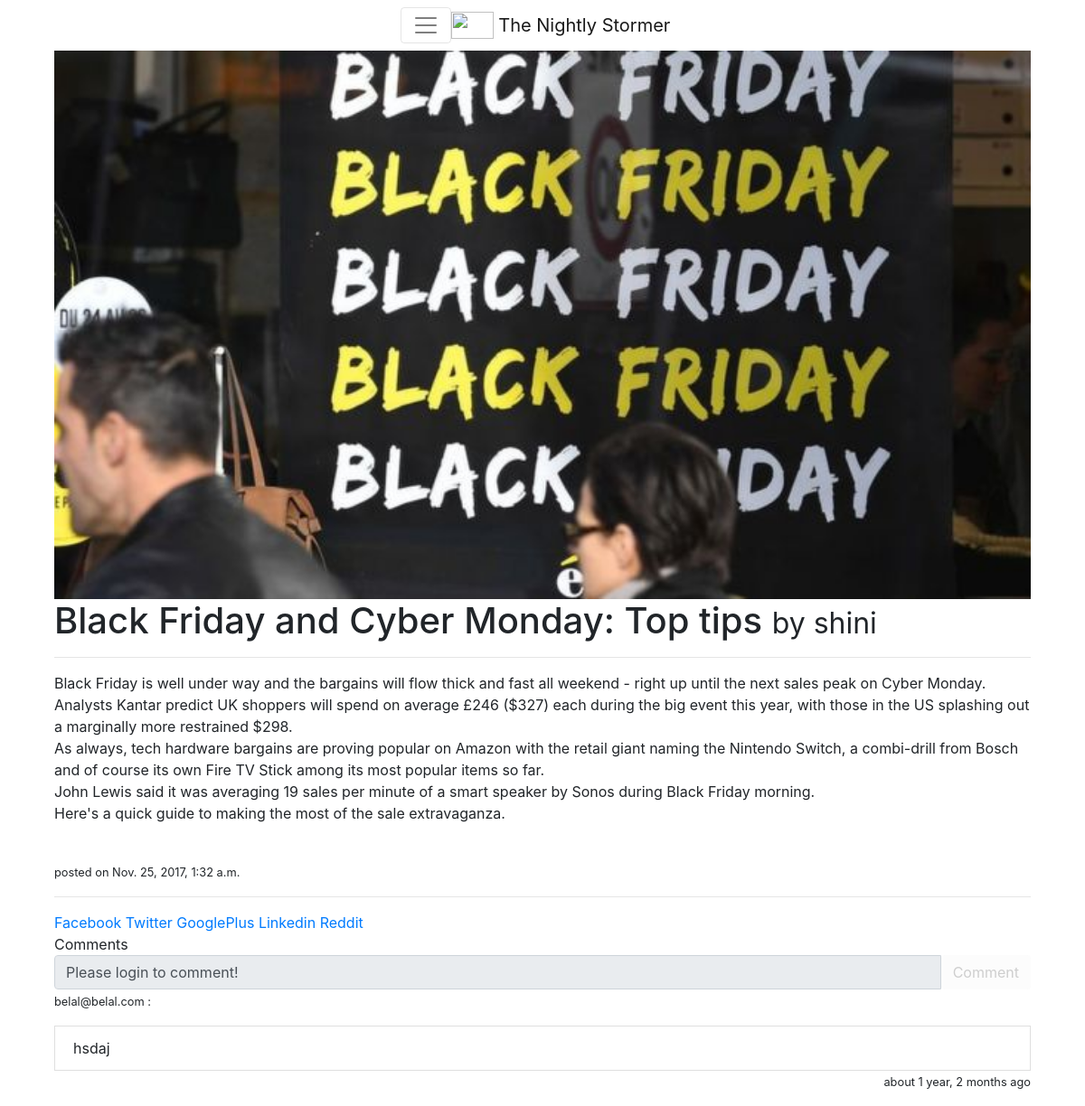
/1/, run on the app's committed database.
### articles/models.py (models this page shows, shortened)
class Article(models.Model):
    GENRE_CHOICES = (
        ('TE', 'Technology'),
        ('SC', 'Science'),
        ('HE', 'Health'),
        ('ED', 'Education'),
        ('EN', 'Entertainment'),
        ('SP', 'Sports'),
        ('BU', 'Business'),
        ('UK', 'General'),
    )
    articleid = models.AutoField(primary_key=True)
    image = models.FileField(null=True, blank=True)
    title = models.CharField(max_length=64)
    content = models.TextField()
    user = models.ForeignKey(settings.AUTH_USER_MODEL, default=1)
    author = models.CharField(max_length=64)
    postTime = models.DateTimeField(auto_now_add=True)
    genre = models.CharField(max_length=2, choices=GENRE_CHOICES, default='UK')
    likes = models.ManyToManyField(settings.AUTH_USER_MODEL, blank=True, related_name='post_likes')
    dislikes = models.ManyToManyField(settings.AUTH_USER_MODEL, blank=True, related_name='post_dislikes')
    class Meta:
        ordering = ["-postTime"]

### comments/models.py (models this page shows, shortened)
class Comment(models.Model):
    article = models.ForeignKey(Article, on_delete=models.PROTECT)
    user = models.ForeignKey(settings.AUTH_USER_MODEL, default=1)
    comment = models.TextField(null=True)
    dateTime = models.DateTimeField(auto_now_add=True)

### accounts/models.py (models this page shows, shortened)
class User(AbstractBaseUser, PermissionsMixin):
    email = models.EmailField(_('email'), unique=True)
    name = models.CharField(_('name'), max_length=32, blank=False)
    date_joined = models.DateTimeField(_('date joined'), auto_now_add=True)
    is_active = models.BooleanField(_('active'), default=True)
    is_staff = models.BooleanField(default=False)
    phoneNum = models.CharField(max_length=11, blank=False)
    objects = UserManager()
    USERNAME_FIELD = 'email'
    REQUIRED_FIELDS = ['name', 'phoneNum', ]
    class Meta:
        verbose_name = _('user')
        verbose_name_plural = _('users')

### articles/views.py (the view)
# urls.py: url(r'^(?P<id>\d+)/$', views.article_detail, name='detail'),
@ensure_csrf_cookie
def article_detail(request, id):
    instance = get_object_or_404(Article, articleid=id)
    comment_instance = Comment.objects.filter(article=id)
    share_string = parse.quote_plus(instance.title)
    context = { "title" : "Detail", "instance" : instance, "share_string" : share_string,  "comments" : comment_instance, }
    return render(request, "article_detail.html", context)

### templates/article_detail.html (shortened to what this page needs)
<!DOCTYPE html>
<html lang="en">
{% extends "base.html" %}
{% block content %}
<div class="container-fluid">
    {% if instance.image %}
    <img src="{{ instance.image.url }}" class="img-responsive" style="display: block; width: 100%; margin: 0 auto;"/>
    {% else %}
    <img src="https://orig00.deviantart.net/5dbd/f/2016/285/7/8/pepe_the_frog___minimalist_by_anoanidude-dakrmth.jpg" class="img-responsive" style="display: block; width: 100%; margin: 0 auto;"/>
    {% endif %}
    <h1>{{ instance.title}} <small>by {{ instance.author }}</small></h1><hr>
    {{ instance.content|linebreaks}} <br>
    <small>posted on {{ instance.postTime }} <p class='rating'></p>
    </small> <hr>
    <a href="https://www.facebook.com/sharer/sharer.php?u={{ request.build_absolute_uri }}">Facebook</a>
    <a href="https://twitter.com/home?status={{ share_string }}%20{{ request.build_absolute_uri }}">Twitter</a>
    <a href='https://plus.google.com/share?url={{ request.build_absolute_uri }}'>GooglePlus</a>
    <a href="https://www.linkedin.com/shareArticle?mini=true&url={{ request.build_absolute_uri }}&title={{ share_string }}&source={{ request.build_absolute_uri }}">Linkedin</a>
    <a href="http://www.reddit.com/submit?url={{ request.build_absolute_uri }}&title={{ share_string }}">Reddit</a>
    {% include "article_detail_comments.html" %}
{% endblock content %}

### templates/base.html (shortened to what this page needs)
<!DOCTYPE html>
<html lang="en">
{% load staticfiles %}
<head>
    <link rel="stylesheet" href="{% static 'css/base.css' %}" />
    <link rel="stylesheet" href="https://maxcdn.bootstrapcdn.com/bootstrap/4.0.0-alpha.6/css/bootstrap.min.css">
</head>
<body>
{% include "navbar.html" %}
<div class="container">
{% block content %}{% endblock content %}
</body>
</html>

### templates/navbar.html (shortened to what this page needs)
{% load staticfiles %}
<nav class="navbar navbar-toggleable-md sticky-top navbar-light bg-faded justify-content-center">
      <button class="navbar-toggler navbar-toggler-right" type="button" data-toggle="collapse" data-target="#navbarNav" aria-controls="navbarNav" aria-expanded="false" aria-label="Toggle navigation">
        <span class="navbar-toggler-icon"></span>
      </button>
      <a class="navbar-brand" href="/">
          <img src="http://pixelartmaker.com/art/a4ef4e595ab873a.png" width="47" height="30" class="d-inline-block align-top" alt="">
          The Nightly Stormer</a>
</nav>

### templates/article_detail_comments.html (shortened to what this page needs)
{% load staticfiles %}
<head>
</head>
<body>
{% block content %}
    <div id="chat-body" class="panel panel-default">
        <div class="panel-heading">Comments</div>
        <div id="msg-list-div" class="panel-body">
                <form id="chat-form" method="post" action="/comments/{{ instance.articleid }}/post/">
                    <div id="chat-bottom" class="input-group">
                        {% if user.is_authenticated %}
                        <input type="text" id="chat-msg" name="chat-msg" class="form-control" />
                        {% else %}
                        <input type="text" id="disabled-chat-msg" name="chat-msg" class="form-control"  readonly="true" value="Please login to comment!" />
                        {% endif %}
                        <span class="input-group-btn">
                            <input class="btn btn-default" id="send" type="submit" value="Comment" {% if not user.is_authenticated %} disabled {% endif %}/>
                        </span>
                    </div>
                </form>
            <ul id="msg-list" class="list-group">
                {% include "messages.html" %}
            </ul>
        </div>
    </div>
{% endblock content %}
</body>
</html>

### templates/messages.html
{% for comment in comments reversed %}
    {% if comment.user == request.user %}
        <div id="userPost{{comment.id}}" class="userPost">
            <small><p style="text-align: right"> You : </p></small>
            <li class="text-right list-group-item">{{ comment.comment }}</li>
            <p style="text-align:left;"><small><span>
                <button class="btn btn-danger btn-sm" style="display:none" id="deletePost{{comment.id}}" name="deletePost">Delete</button></span>
                <span style="float:right;"> &nbsp;about {{ comment.dateTime|timesince }} ago</span></small></p>
        </div>
    {% else %}
        <small><p style="text-align: left"> {{ comment.user }} : </small></p>
        <li class="text-left list-group-item">{{ comment.comment }}</li>
        <small><p style="text-align:right;"> about {{ comment.dateTime|timesince }} ago</small></p>
    {% endif %}
{% empty %}
    <li class="text-center list-group-item">Be the first to comment!</li>
{% endfor %}

### static/css/base.css (style rules this page uses)
h1 { color: #c7254e; }

### templates/navbar.html (style rules this page uses)
.navbar-brand { padding: 0; }

### data on the page
Article: image (picture), title "Black Friday and Cyber Monday: Top tips", author "shini", content "Black Friday is well under way and the bargains will flow thick and fast all weekend - right up until the next sales peak on Cyber Monday. Analysts Kantar predict UK shoppers will spend on average £246 ($327) each during the big event this year, with those in the US splashing out a marginally more restrained $298. As always, tech hardware bargains are proving popular on Amazon with the retail giant naming the Nintendo Switch, a combi-drill from Bosch and of course its own Fire TV Stick among its most popular items so far. John Lewis said it was averaging 19 sales per minute of a smart speaker by Sonos during Black Friday morning. Here's a quick guide to making the most of the sale…", postTime "Nov. 25, 2017, 1:32 a.m."
Comment: user "belal@belal.com", comment "hsdaj", dateTime "1 year, 2 months"
